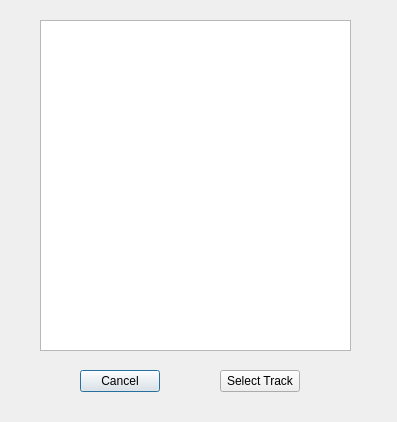
<?xml version="1.0" encoding="UTF-8"?>
<ui version="4.0">
 <class>TrackSelect</class>
 <widget class="QDialog" name="TrackSelect">
  <property name="geometry">
   <rect>
    <x>0</x>
    <y>0</y>
    <width>397</width>
    <height>422</height>
   </rect>
  </property>
  <property name="windowTitle">
   <string>Dialog</string>
  </property>
  <widget class="QPushButton" name="pushButton">
   <property name="geometry">
    <rect>
     <x>80</x>
     <y>370</y>
     <width>80</width>
     <height>22</height>
    </rect>
   </property>
   <property name="text">
    <string>Cancel</string>
   </property>
  </widget>
  <widget class="QPushButton" name="pushButton_2">
   <property name="geometry">
    <rect>
     <x>220</x>
     <y>370</y>
     <width>80</width>
     <height>22</height>
    </rect>
   </property>
   <property name="text">
    <string>Select Track</string>
   </property>
  </widget>
  <widget class="QTableWidget" name="track_table">
   <property name="geometry">
    <rect>
     <x>40</x>
     <y>20</y>
     <width>311</width>
     <height>331</height>
    </rect>
   </property>
  </widget>
 </widget>
 <resources/>
 <connections/>
</ui>
